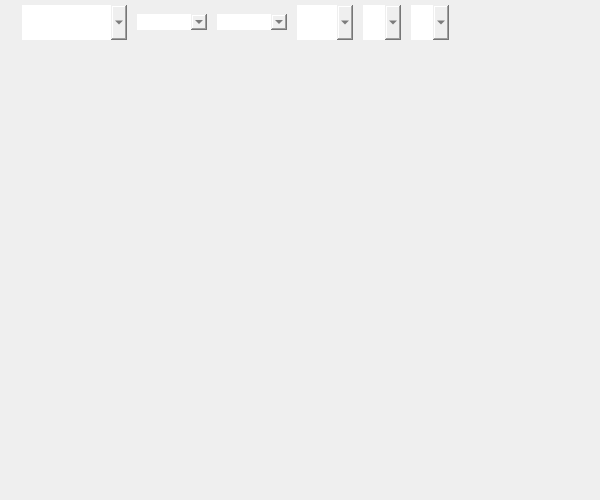
<?xml version="1.0" encoding="UTF-8"?>
<ui version="4.0">
 <class>DataCardWidget</class>
 <widget class="QWidget" name="DataCardWidget">
  <property name="geometry">
   <rect>
    <x>0</x>
    <y>0</y>
    <width>600</width>
    <height>500</height>
   </rect>
  </property>
  <property name="minimumSize">
   <size>
    <width>600</width>
    <height>0</height>
   </size>
  </property>
  <property name="maximumSize">
   <size>
    <width>600</width>
    <height>16777215</height>
   </size>
  </property>
  <property name="windowTitle">
   <string>Form</string>
  </property>
  <layout class="QVBoxLayout" name="verticalLayout">
   <property name="spacing">
    <number>0</number>
   </property>
   <property name="leftMargin">
    <number>0</number>
   </property>
   <property name="topMargin">
    <number>0</number>
   </property>
   <property name="rightMargin">
    <number>0</number>
   </property>
   <property name="bottomMargin">
    <number>0</number>
   </property>
   <item>
    <widget class="QWidget" name="bar" native="true">
     <property name="minimumSize">
      <size>
       <width>0</width>
       <height>45</height>
      </size>
     </property>
     <property name="maximumSize">
      <size>
       <width>16777215</width>
       <height>45</height>
      </size>
     </property>
     <layout class="QHBoxLayout" name="horizontalLayout">
      <property name="topMargin">
       <number>5</number>
      </property>
      <property name="bottomMargin">
       <number>5</number>
      </property>
      <item>
       <widget class="QWidget" name="check" native="true">
        <property name="minimumSize">
         <size>
          <width>0</width>
          <height>35</height>
         </size>
        </property>
        <property name="maximumSize">
         <size>
          <width>16777215</width>
          <height>35</height>
         </size>
        </property>
        <property name="styleSheet">
         <string notr="true">#check {
        background-image: url(:/images/sideBar/black2.png);
		border-radius: 12px;
		color: rgb(55, 55, 55);
    }





/* 1. 主控件：文字居中 + 拉伸背景图 */
QComboBox {
    border: none;                             /* 去掉原有边框 */
           /* 为 drop-down 留空间 */
    /* 九宫格切片：上 5 下 5 左 5 右 5，按需调整 */
    border-image: url(:/images/sideBar/black2.png) 0 0 0 0 stretch stretch;
	color: rgb(55, 55, 55);
}

/* 2. 下拉按钮区域（右半边）背景也用九宫格 */
QComboBox::drop-down {
    subcontrol-origin: padding;               /* 以 padding 区域为基准 */
    subcontrol-position: top right;           /* 放到右上角 */     
    border: none;
    border-image: url(:/images/sideBar/black2.png) 0 0 0 0 stretch stretch;
}

QComboBox:hover {
    border-image: url(:/images/sideBar/black3.png) 0 0 0 0 stretch stretch;
}



/* 3. 弹出列表背景（popup） */
QComboBox QAbstractItemView {
   /* border: none;
    outline: none;*/                            /* 去除 focus 虚线 */
    border-image: url(:/images/sideBar/black2.png) 0 0 0 0 stretch stretch;
    background: transparent;

}

/* 4. 列表项样式 */
QComboBox QAbstractItemView::item {
	border-image: url(:/images/sideBar/black2.png) 0 0 0 0 stretch stretch;
   	color: rgb(55, 55, 55);  
}

/* 5. 选中项背景——用 border-image 切片显示图片 */
QComboBox QAbstractItemView::item:selected {
    border-image: url(:/images/sideBar/black3.png) 0 0 0 0 stretch stretch;
    color: rgb(55, 55, 55);                           /* 可选，调整文字色 */
}
</string>
        </property>
        <layout class="QHBoxLayout" name="horizontalLayout_2">
         <property name="spacing">
          <number>10</number>
         </property>
         <property name="leftMargin">
          <number>13</number>
         </property>
         <property name="topMargin">
          <number>0</number>
         </property>
         <property name="rightMargin">
          <number>13</number>
         </property>
         <property name="bottomMargin">
          <number>0</number>
         </property>
         <item>
          <widget class="QComboBox" name="style">
           <property name="minimumSize">
            <size>
             <width>105</width>
             <height>35</height>
            </size>
           </property>
           <property name="maximumSize">
            <size>
             <width>105</width>
             <height>35</height>
            </size>
           </property>
           <property name="styleSheet">
            <string notr="true"/>
           </property>
           <property name="editable">
            <bool>false</bool>
           </property>
          </widget>
         </item>
         <item>
          <widget class="QComboBox" name="kelidu">
           <property name="minimumSize">
            <size>
             <width>70</width>
             <height>0</height>
            </size>
           </property>
           <property name="maximumSize">
            <size>
             <width>70</width>
             <height>16777215</height>
            </size>
           </property>
          </widget>
         </item>
         <item>
          <widget class="QComboBox" name="id">
           <property name="sizePolicy">
            <sizepolicy hsizetype="Preferred" vsizetype="Fixed">
             <horstretch>0</horstretch>
             <verstretch>0</verstretch>
            </sizepolicy>
           </property>
           <property name="minimumSize">
            <size>
             <width>70</width>
             <height>0</height>
            </size>
           </property>
           <property name="maximumSize">
            <size>
             <width>70</width>
             <height>16777215</height>
            </size>
           </property>
          </widget>
         </item>
         <item>
          <widget class="QComboBox" name="year">
           <property name="minimumSize">
            <size>
             <width>56</width>
             <height>35</height>
            </size>
           </property>
           <property name="maximumSize">
            <size>
             <width>56</width>
             <height>35</height>
            </size>
           </property>
           <property name="styleSheet">
            <string notr="true">QComboBox::down-arrow {
    image: url(:/images/page0/year.png);
    width: 17px;
    height: 17px;
}</string>
           </property>
          </widget>
         </item>
         <item>
          <widget class="QComboBox" name="month">
           <property name="minimumSize">
            <size>
             <width>38</width>
             <height>35</height>
            </size>
           </property>
           <property name="maximumSize">
            <size>
             <width>38</width>
             <height>35</height>
            </size>
           </property>
           <property name="styleSheet">
            <string notr="true">QComboBox::down-arrow {
    image: url(:/images/page0/month.png);
    width: 17px;
    height: 17px;
}</string>
           </property>
          </widget>
         </item>
         <item>
          <widget class="QComboBox" name="day">
           <property name="minimumSize">
            <size>
             <width>38</width>
             <height>35</height>
            </size>
           </property>
           <property name="maximumSize">
            <size>
             <width>38</width>
             <height>35</height>
            </size>
           </property>
           <property name="styleSheet">
            <string notr="true">QComboBox::down-arrow {
    image: url(:/images/page0/day.png);
    width: 17px;
    height: 17px;
}</string>
           </property>
          </widget>
         </item>
        </layout>
       </widget>
      </item>
      <item>
       <spacer name="horizontalSpacer">
        <property name="orientation">
         <enum>Qt::Orientation::Horizontal</enum>
        </property>
        <property name="sizeHint" stdset="0">
         <size>
          <width>40</width>
          <height>20</height>
         </size>
        </property>
       </spacer>
      </item>
     </layout>
    </widget>
   </item>
   <item>
    <widget class="QWidget" name="content" native="true">
     <property name="styleSheet">
      <string notr="true"/>
     </property>
     <layout class="QVBoxLayout" name="verticalLayout_2">
      <property name="bottomMargin">
       <number>20</number>
      </property>
      <item>
       <widget class="QWidget" name="graphbb" native="true">
        <property name="styleSheet">
         <string notr="true">#graphbb {
        background-image: url(:/images/sideBar/black2.png);
		border-radius: 12px;
    }
</string>
        </property>
        <layout class="QHBoxLayout" name="horizontalLayout_3">
         <property name="spacing">
          <number>0</number>
         </property>
         <item>
          <widget class="QChartView" name="widget" native="true">
           <property name="styleSheet">
            <string notr="true">border-image: url(:/images/sideBar/black2.png) 0 0 0 0 stretch stretch;</string>
           </property>
          </widget>
         </item>
        </layout>
       </widget>
      </item>
     </layout>
    </widget>
   </item>
  </layout>
 </widget>
 <customwidgets>
  <customwidget>
   <class>QChartView</class>
   <extends>QWidget</extends>
   <header location="global">&lt;QtCharts/QChartView&gt;</header>
   <container>1</container>
  </customwidget>
 </customwidgets>
 <resources/>
 <connections/>
</ui>
